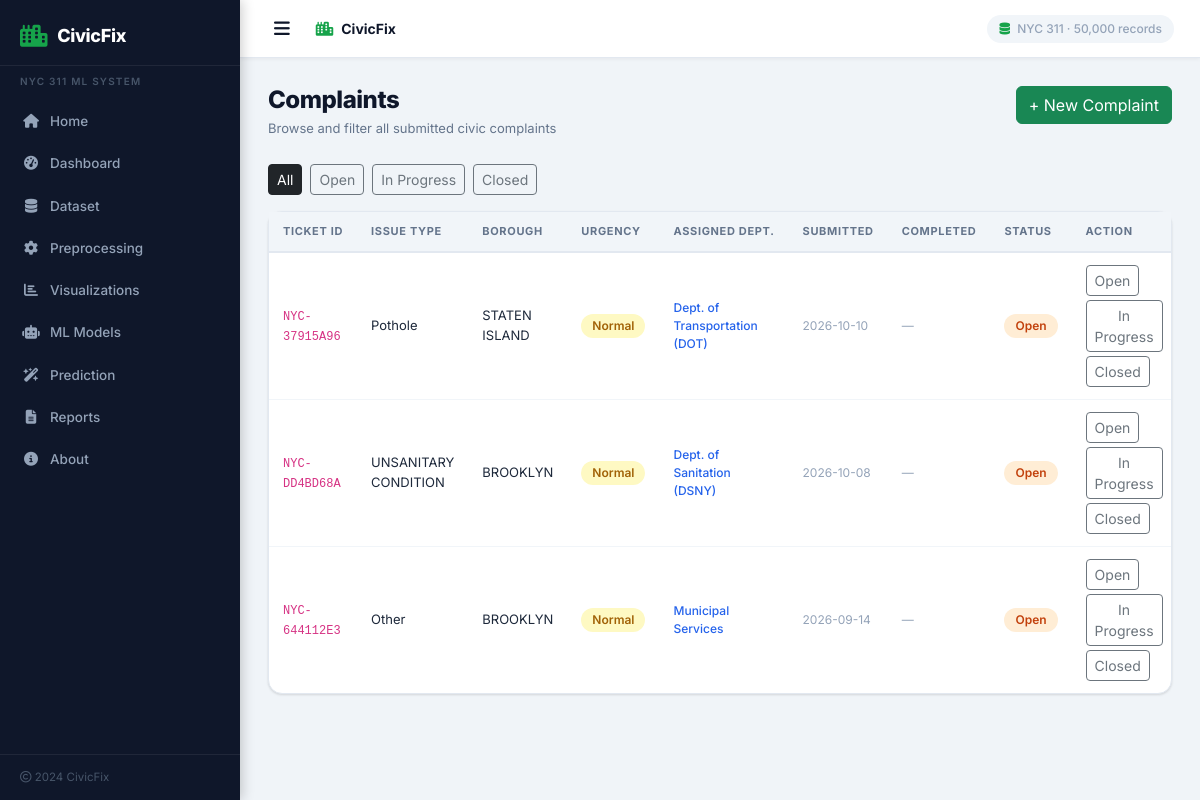
The app's page /issues (signed in) with its own data.
### tables this page shows
CREATE TABLE complaints (
            id             INTEGER PRIMARY KEY AUTOINCREMENT,
            ticket_id      TEXT    UNIQUE NOT NULL,
            user_id        INTEGER,
            complaint_type TEXT    NOT NULL,
            description    TEXT,
            borough        TEXT,
            address        TEXT,
            priority       TEXT    DEFAULT 'Normal',
            image_path     TEXT,
            status         TEXT    DEFAULT 'Open',
            submitted_at   TEXT    NOT NULL
        , department TEXT DEFAULT '', assigned_to TEXT DEFAULT '', completed_at TEXT DEFAULT NULL);

### app.py (the view)
@app.route("/issues")
def issues():
    status_filter = request.args.get("status", "all")
    conn = get_db()
    if status_filter == "all":
        rows = conn.execute(
            "SELECT * FROM complaints ORDER BY submitted_at DESC"
        ).fetchall()
    else:
        rows = conn.execute(
            "SELECT * FROM complaints WHERE status=? ORDER BY submitted_at DESC",
            (status_filter,),
        ).fetchall()
    conn.close()
    return render_template(
        "issues.html", complaints=rows,
        status_filter=status_filter,
        role=session.get("role", "user"),
    )

### app.py (called while the page is built)
def get_db():
    conn = sqlite3.connect(DB_PATH)
    conn.row_factory = sqlite3.Row
    return conn

### templates/issues.html (shortened to what this page needs)
{% extends "base.html" %}
{% block content %}
<div class="page-header">
  <div><h1>Complaints</h1><p>Browse and filter all submitted civic complaints</p></div>
  <a href="{{ url_for('report') }}" class="btn btn-success">+ New Complaint</a>
</div>
<div class="d-flex gap-2 mb-3 flex-wrap">
  {% for s in [('all','All'),('Open','Open'),('In Progress','In Progress'),('Closed','Closed')] %}
  <a href="{{ url_for('issues', status=s[0]) }}"
     class="btn btn-sm {{ 'btn-dark' if status_filter==s[0] else 'btn-outline-secondary' }}">
    {{ s[1] }}
  </a>
  {% endfor %}
</div>
<div class="panel" style="padding:0">
  {% if complaints %}
  <div class="table-responsive">
    <table class="cf-table">
      <thead>
        <tr>
          <th>Ticket ID</th><th>Issue Type</th><th>Borough</th>
          <th>Urgency</th><th>Assigned Dept.</th>
          <th>Submitted</th><th>Completed</th><th>Status</th>
          {% if role=='manager' %}<th>Action</th>{% endif %}
        </tr>
      </thead>
      <tbody>
        {% for c in complaints %}
        <tr>
          <td><code style="font-size:12px">{{ c['ticket_id'] }}</code></td>
          <td>{{ c['complaint_type'] or '—' }}</td>
          <td>{{ c['borough'] or '—' }}</td>
          <td>
            {% if c['priority']=='Urgent' %}<span class="badge-urgent">Urgent</span>
            {% elif c['priority']=='Low' %}<span class="badge-low">Low</span>
            {% else %}<span class="badge-normal">Normal</span>{% endif %}
          </td>
          <td style="color:var(--blue);font-weight:500;font-size:12px">
            {{ c['department'] if c['department'] else 'AI Auto-Assigning...' }}
          </td>
          <td style="font-size:12px;color:#94a3b8">{{ c['submitted_at'][:10] if c['submitted_at'] else '—' }}</td>
          <td style="font-size:12px;color:{% if c['completed_at'] %}var(--green){% else %}#94a3b8{% endif %};font-weight:{% if c['completed_at'] %}600{% else %}400{% endif %}" id="completed-{{ c['ticket_id'] }}">
            {% if c['completed_at'] %}
              ✅ {{ c['completed_at'][:10] }}
            {% else %}
              —
            {% endif %}
          </td>
          <td>
            <span class="badge-{{ 'progress' if c['status']=='In Progress' else c['status']|lower }}"
                  id="badge-{{ c['ticket_id'] }}">
              {% if c['status'] == 'Closed' %}✅ Completed{% else %}{{ c['status'] }}{% endif %}
            </span>
          </td>
          {% if role=='manager' %}
          <td>
            <div class="d-flex gap-1 flex-wrap">
              {% for s in ['Open','In Progress','Closed'] %}
              <button class="btn btn-sm btn-outline-secondary"
                      onclick="updateStatus('{{ c['ticket_id'] }}','{{ s }}')">
                {{ s }}
              </button>
              {% endfor %}
            </div>
          </td>
          {% endif %}
        </tr>
        {% endfor %}
      </tbody>
    </table>
  </div>
  {% else %}
  <div class="text-center py-5 text-muted">
    <i class="fa-solid fa-inbox fa-2x mb-3 d-block"></i>
    No complaints found.
    <a href="{{ url_for('report') }}">Report one now →</a>
  </div>
  {% endif %}
</div>
{% endblock %}

### static/css/style.css (style rules this page uses)
:root { --navy : #0f172a; --navy2 : #1e293b; --green : #16a34a; --green-l : #dcfce7; --blue : #2563eb; --blue-l : #dbeafe; --orange : #f97316; --orange-l: #ffedd5; --red : #ef4444; --red-l : #fee2e2; --purple : #7c3aed; --purple-l: #ede9fe; --gray : #64748b; --gray-l : #f1f5f9; --bg : #f0f4f8; --border : #e2e8f0; --white : #ffffff; --text : #1e293b; --text-m : #475569; --text-s : #94a3b8; --shadow : 0 1px 3px rgba(0,0,0,.08), 0 1px 2px rgba(0,0,0,.05); --shadow-m: 0 4px 12px rgba(0,0,0,.08), 0 2px 4px rgba(0,0,0,.05); }
* { box-sizing: border-box; }
body { font-family: 'Inter', -apple-system, BlinkMacSystemFont, sans-serif; background: var(--bg); margin: 0; color: var(--text); font-size: 14px; line-height: 1.5; }
.panel { background: var(--white); border: 1px solid var(--border); border-radius: 14px; padding: 22px; box-shadow: var(--shadow); }
.page-header { display: flex; align-items: flex-start; justify-content: space-between; margin-bottom: 26px; flex-wrap: wrap; gap: 12px; }
.page-header h1 { font-size: 24px; font-weight: 800; margin: 0; color: var(--navy); letter-spacing: -.02em; }
.page-header p { color: var(--gray); font-size: 13px; margin: 4px 0 0; }
.badge-open { display:inline-flex;align-items:center;gap:4px; background:var(--orange-l);color:#c2410c;border-radius:20px; padding:3px 11px;font-size:12px;font-weight:600; }
.badge-normal { display:inline-flex;align-items:center;gap:4px; background:#fef9c3;color:#a16207;border-radius:20px; padding:3px 11px;font-size:12px;font-weight:600; }
.cf-table { width:100%; border-collapse:collapse; font-size:13px; }
.cf-table thead th { background: var(--gray-l); padding: 11px 14px; text-align:left; font-size:11px; font-weight:700; color:var(--gray); text-transform:uppercase; letter-spacing:.06em; border-bottom: 2px solid var(--border); white-space:nowrap; }
.cf-table tbody td { padding:12px 14px; border-bottom:1px solid #f1f5f9; vertical-align:middle; }
.cf-table tbody tr:last-child td { border-bottom:none; }

### records on screen
complaints: ticket_id "NYC-37915A96", complaint_type "Pothole", borough "STATEN ISLAND", priority "Normal", department "Dept. of Transportation (DOT)", submitted_at "2026-10-10", status "Open", s "Open" "In Progress" "Closed"
complaints: ticket_id "NYC-DD4BD68A", complaint_type "UNSANITARY CONDITION", borough "BROOKLYN", priority "Normal", department "Dept. of Sanitation (DSNY)", submitted_at "2026-10-08", status "Open", s "Open" "In Progress" "Closed"
complaints: ticket_id "NYC-644112E3", complaint_type "Other", borough "BROOKLYN", priority "Normal", department "Municipal Services", submitted_at "2026-09-14", status "Open", s "Open" "In Progress" "Closed"

### other values on screen
{{ s[1] }} "All" "Open" "In Progress" "Closed"
